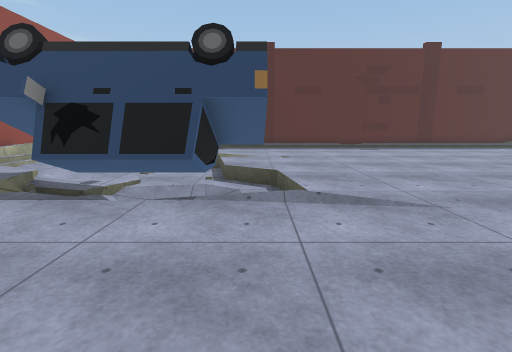
view 1 (above)

17 first-person views from a walk through a Unity game level. The camera is 1.3 m above the floor, tilts 10° down and sees 85° across. The floor is counted in squares, 1 m on a side. Each view is taken from the middle of a square. On the plan, view 1 faces up. The plan holds only what a view shows up to about 13 squares ahead; the rest is blank. The place goes on beyond the plan. The player character is not drawn. Some surface patterns are stand-ins.

view 2
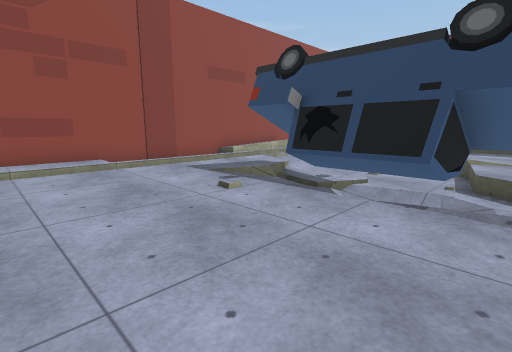

view 3
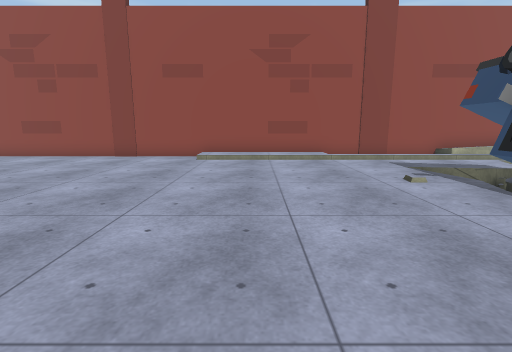

view 4
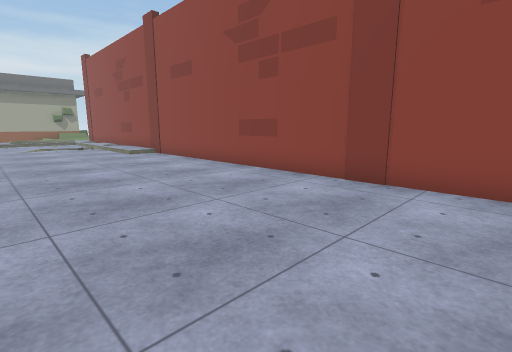

view 5
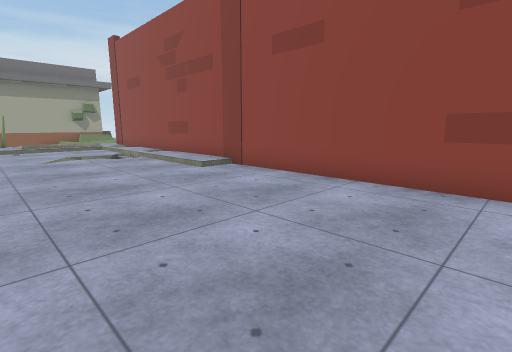

view 6
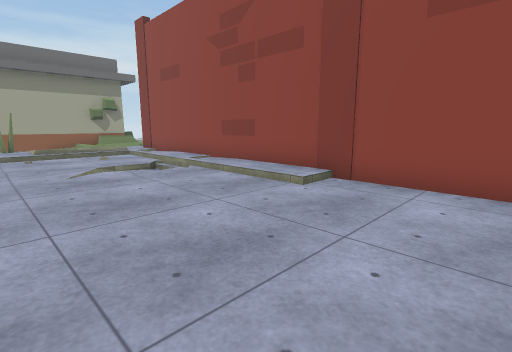

view 7
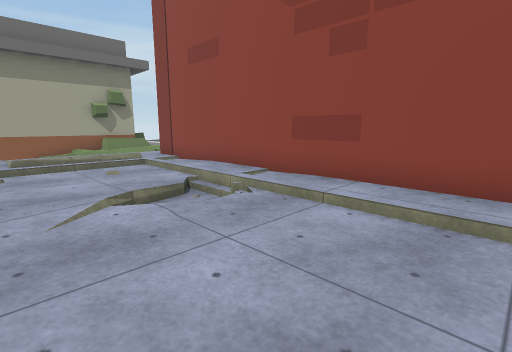

view 8
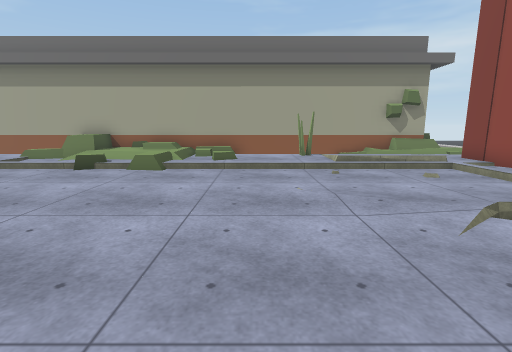

view 9
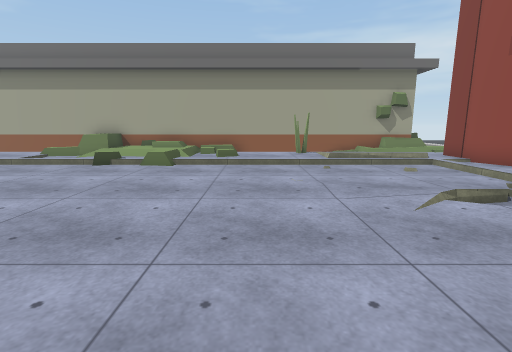

view 10
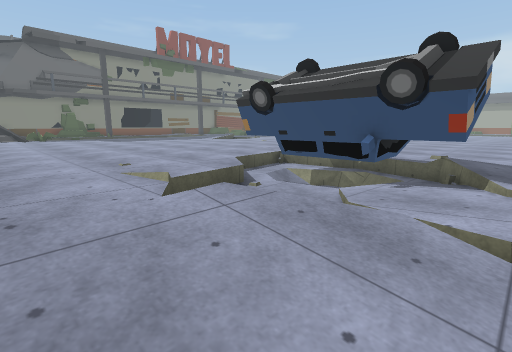

view 11
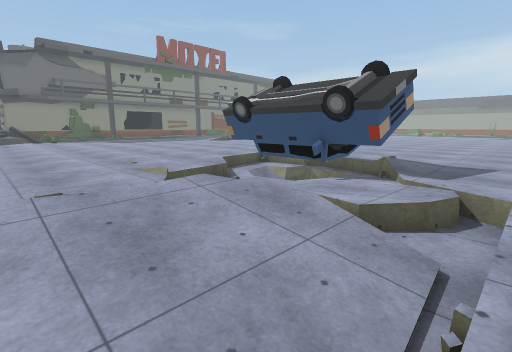

view 12
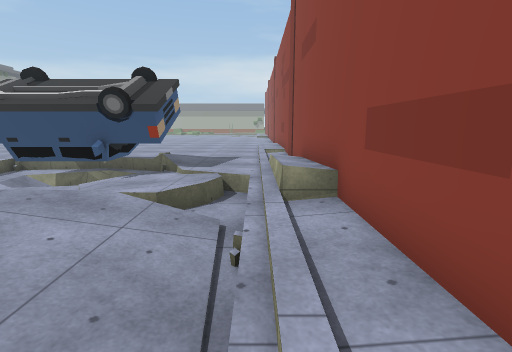

view 13
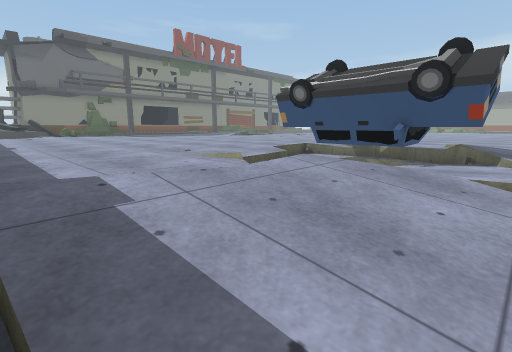

view 14
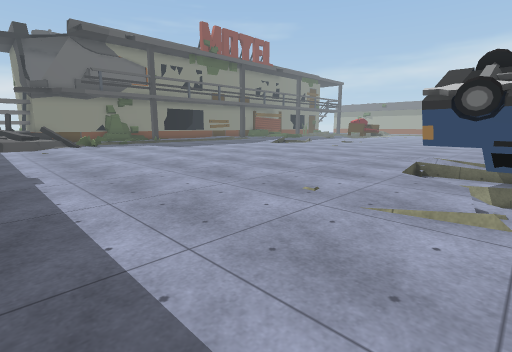

view 15
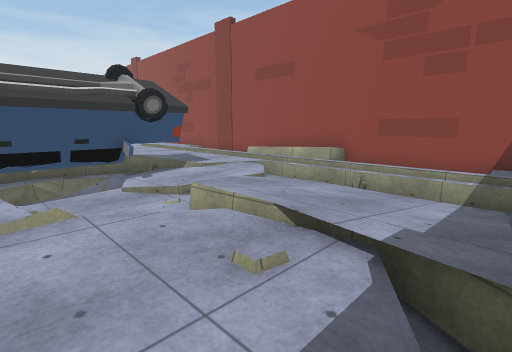

view 16
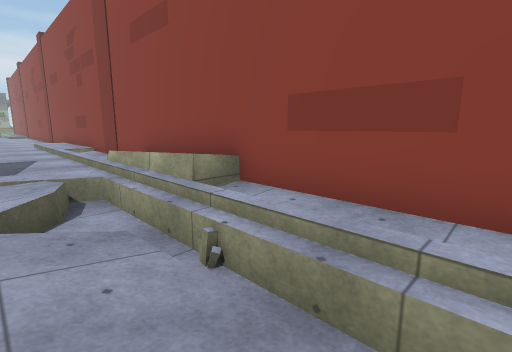

view 17
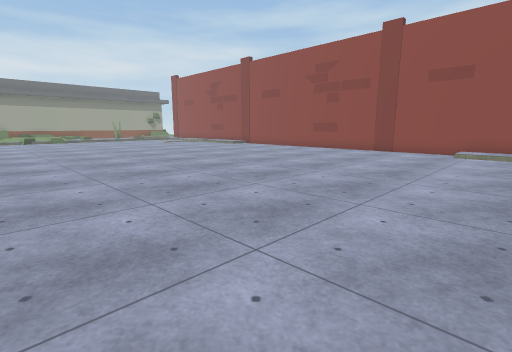

### Floor plan
Key: @ floor where view 1 was taken; # wall or solid block; . main floor; : floor 0.25 m higher than the main floor; - floor 0.25 m lower than the main floor; + floor 0.5 m higher than the main floor; _ floor 0.5 m lower than the main floor; * floor 0.75 m higher than the main floor; / step, stairs or slope; = window, fence, low wall or low ledge; ^ raised ledge; C car.
Columns run from 11 left of view 1 to 14 right of it. Each row starts with its distance up from view 1.
 17 #://///#_/...........
 16 #./////:..................
 15 #.///////.................
 14 #.////.=.................
 13 #.////.=/...............
 12 #//////___#............
 11 #+/_//____............
 10 #+//.--___/..........
  9 #+//.--/___/........
  8 #//..CCCCCC#.......
  7 #./..CCCCCC_/......
  6 #./..##CCCC_/.....
  5 #./....CCC///....
  4 #./.............
  3 #//............
  2 #:/...........
  1 #:/...........
  0 #:/........@... .
 -1 #:/.............
 -2 #:/..............
 -3 #................
 -4 #................
 -5 #................
 -6 #................
 -7 #................
 -8 #................
 -9 #................
-10 #................
-11 #....... ........
-12 #.......  ......
-13 #.......   .....
-14 #.......    ....
-15 #.......     ...
-16 #.......      ..
-17 #:/......
-18 #:/........
-19 #:/........
-20 #:/.........
-21 #:///........
-22 #:////........
-23 #://...........
-24 #:/.............
-25 #://............
-26 #./..............
-27 #:////:::::///:./:
-28 #:/::::::+:++/// ::
-29 ::::::#:::///+^^ :::
-30 ###########+*##^####
-31           ####

Positions as (right, up) in squares from view 1, and headings:
1: (0, 0), facing up
2: (0, 0), facing up-left
3: (2, 0), facing left
4: (-4, -3), facing down-left
5: (-4, -9), facing down-left
6: (-4, -13), facing down-left
7: (-5, -17), facing down-left
8: (-3, -18), facing down
9: (-3, -17), facing down
10: (-7, 15), facing down-right
11: (-9, 16), facing down-right
12: (-9, 17), facing down
13: (-7, 17), facing down-right
14: (-2, 17), facing down-right
15: (-1, 17), facing down-left
16: (-7, 16), facing down-left
17: (5, 0), facing down-left
